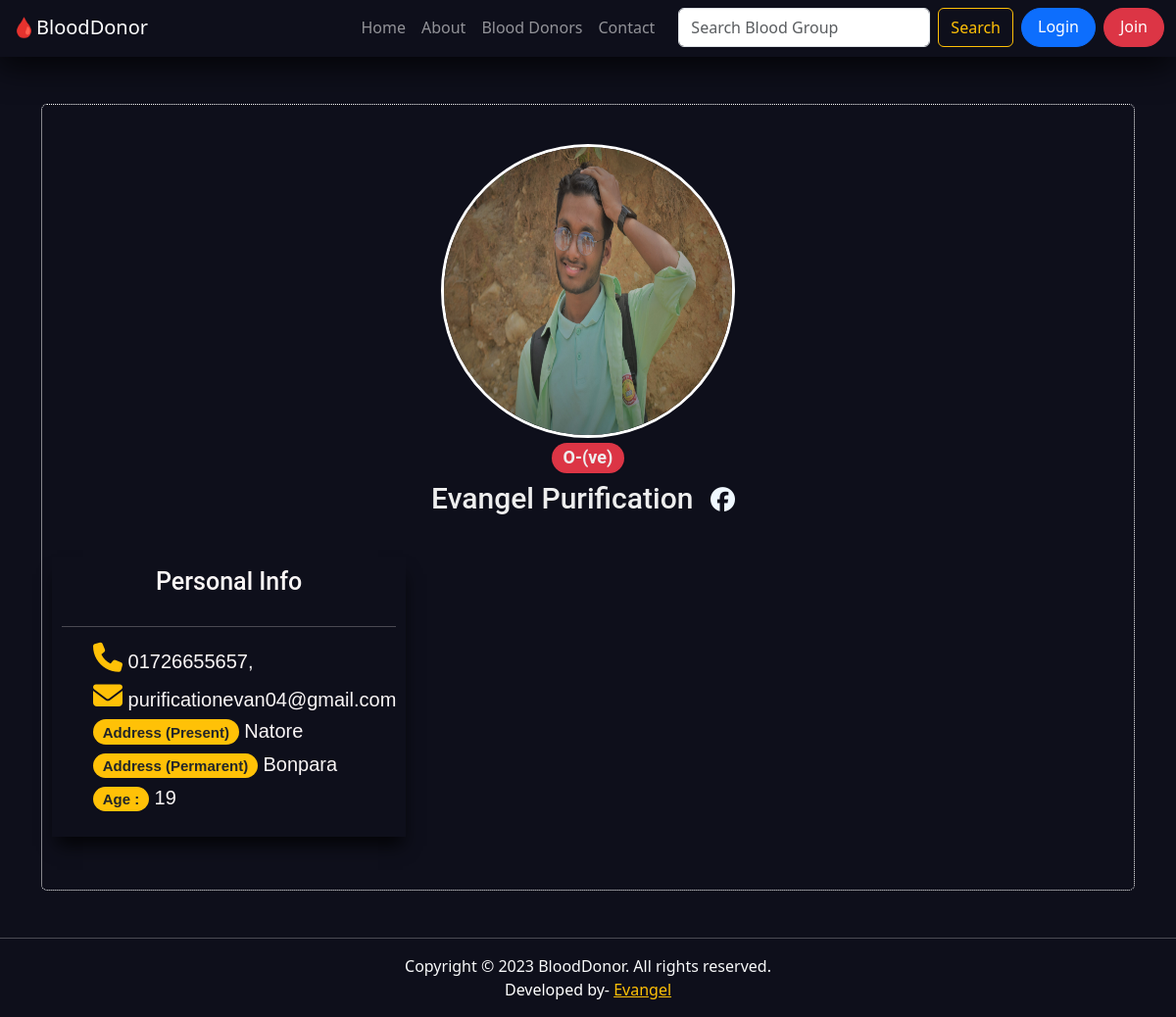
The app's page /users/evangel with its own data.
### home/models.py (models this page shows, shortened)
class UserProfile(models.Model):
    username = models.CharField(max_length=20)
    fname = models.CharField(max_length=20)
    lname = models.CharField(max_length=30)
    email = models.CharField(max_length=30, default="Not Given")
    phn1 = models.CharField(max_length=30)
    phn2 = models.CharField(max_length=30, default="Not Given")
    fblink = models.CharField(max_length=300, default="Not Given")
    add1 = models.CharField(max_length=100)
    add2 = models.CharField(max_length=100)
    age = models.CharField(max_length=30)
    bg = models.CharField(max_length=30)
    img = models.ImageField(upload_to="", default="media/user.jpeg")

### home/views.py (the view)
# urls.py: path('users/<str:user>', views.userProfile, name='userProfile'),
def userProfile(request, user):
    profile = UserProfile.objects.filter(username=user)
    return render(request, 'home/user-profile.html', {
        'profile':profile,
    })

### templates/home/user-profile.html (shortened to what this page needs)
{% extends 'basic.html' %}
{% block body %}
{%for profiles in profile %}
<div class="container my-5">
    <div class="card">
        <div class="profile">
                <img src="/media/{{profiles.img}}" height="250px" width="150px" alt="Avatar" class="image" >
            <br>
            <h5 class="badge rounded-pill bg-danger">{{profiles.bg}}</h5>
            <h4>{{profiles.fname}} {{profiles.lname}}  <a href="{{profiles.fblink}}" target="_blank"><i class="fa-brands fa-facebook"></i></a></h4>
        </div>
        <div class="description my-4">
            <h3>Personal Info</h3> <hr>
            <ul type="none">
                <h4><i class="fa-solid fa-phone text-warning"></i>  {{profiles.phn1}}, {{profiles.phn2}}</h4>
                <h4><i class="fa-solid fa-envelope text-warning"></i>   {{profiles.email}}</h4>
                <h4><span class="badge rounded-pill bg-warning text-dark" style="font-size: 15px;">Address (Present) </span> {{profiles.add1}}</h4>
                <h4><span class="badge rounded-pill bg-warning text-dark" style="font-size: 15px;">Address (Permarent) </span> {{profiles.add2}}</h4>
                <h4><span class="badge rounded-pill bg-warning text-dark" style="font-size: 15px;">Age :  </span> {{profiles.age}}</h4>
            </ul>
        </div>
    </div>
</div>
{% endfor %}
{%endblock%}

### templates/basic.html (shortened to what this page needs)
<!doctype html>
<html lang="en">
  <head>
    <link rel="stylesheet" href="https://cdnjs.cloudflare.com/ajax/libs/font-awesome/6.4.2/css/all.min.css" />
    <link href="https://cdn.jsdelivr.net/npm/bootstrap@5.3.1/dist/css/bootstrap.min.css" rel="stylesheet">
 <link
 rel="stylesheet"
 href="https://cdn.jsdelivr.net/npm/swiper@10/swiper-bundle.min.css"
/>
  </head>
  <body onload="load()">
      <nav class="navbar navbar-expand-lg navbar-dark sticky-top" aria-label="Offcanvas navbar large">
        <div class="container-fluid">
          <a class="navbar-brand" href="/">🩸BloodDonor</a>
          <div class="offcanvas offcanvas-end text-bg-dark" tabindex="-1" id="offcanvasNavbar2" aria-labelledby="offcanvasNavbar2Label">
            <div class="offcanvas-body">
              <ul class="navbar-nav justify-content-end flex-grow-1 pe-3">
                <li class="nav-item text-light">
                  <a class="nav-link {% block homeactive %} {% endblock %}" aria-current="page" href="/">Home</a>
                </li>
                <li class="nav-item">
                  <a class="nav-link {% block aboutactive %} {% endblock %}" href="/about">About</a>
                </li>
                <li class="nav-item">
                  <a class="nav-link {% block useractive %} {% endblock %}" href="/users">Blood Donors</a>
                </li>
                <li class="nav-item">
                  <a class="nav-link {% block contactactive %} {% endblock %}" href="/contact">Contact</a>
                </li>
              </ul>
              <form class="d-flex" role="search" method="get" action="/search">
                <input class="form-control me-2" list="datalistOptions"  name="Search" placeholder="Search Blood Group">
                <button class="btn btn-outline-warning" type="submit">Search</button>
              </form>
              {% if user.is_authenticated %}
              <ul class="navbar-nav mr-2 ">
                <li class="nav-item ">
                  <a class="btn btn-info mx-2 mobile-nav {% block storyactive %} {% endblock %}" href="/story/{{user.username}}">Share Story</a>
                </li>
                <li class="nav-item dropdown">
                  <a class="nav-link dropdown-toggle" href='#' id="navbarDropdown" role="button" data-bs-toggle="dropdown">
                    Welcome {{request.user}}</a>
                  <div class="dropdown-menu" aria-labelledby="navbarDropdown">
                    <a class="dropdown-item " href="/users/{{user.username}}">View Profile</a>
                    <a class="dropdown-item " href="/logout">Logout</a>
                  </div>
                </li>
              </ul>
            </div>
            {% else %}
                  <a class="btn rounded-pill btn-primary mx-2 px-3" href="/login" type="submit">Login</a>
                  <a class="btn rounded-pill btn-danger px-3 " type="submit" href="/signup/">Join</a>
            {% endif %}
            </div>
          </div>
        </div>
      </nav>
{% block body %}
{% endblock %}
<hr>
<div class="footer text-center">
  <p><span class="text-light">Copyright © 2023 BloodDonor. All rights reserved.</span> <br>
     Developed by- <a class="text-warning" href="https://www.linkedin.com/in/evangel-purification-695b69202">Evangel</a> </p>
</div>
      </body>
</html>

### templates/basic.html (style rules this page uses)
body { background-color: #0e0f1b; color: #fff; }
.navbar-dark { box-shadow: -3px 10px 33px 0px rgba(0,0,0,0.75); -webkit-box-shadow: -3px 10px 33px 0px rgba(0,0,0,0.75); -moz-box-shadow: -3px 10px 33px 0px rgba(0,0,0,0.75); padding-bottom: 10px; background-color: #0e0f1b; }

### templates/home/user-profile.html (style rules this page uses)
.container .card { padding: 30px 10px; background-color: #0E0F1B; border: 1px dotted #fff; color: #eee; }
.container .card .description i { font-size: 30px; color: #0099ff; }
.container .card .description { font-size: 16px; width: max-content; padding: 20px; color: rgb(250, 246, 246); font-family: 'Roboto', sans-serif; padding: 10px; box-shadow: 1px 13px 17px -4px rgba(0,0,0,0.75); -webkit-box-shadow: 1px 13px 17px -4px rgba(0,0,0,0.75); -moz-box-shadow: 1px 13px 17px -4px rgba(0,0,0,0.75); }
.container .card .description h3 { font-size: 25px; text-align: center; margin-bottom: 30px; font-family: 'Roboto', sans-serif; }
.card .description h4 { font-size: 20px; font-family: 'Trebuchet MS', 'Lucida Sans Unicode', 'Lucida Grande', 'Lucida Sans', Arial, sans-serif }
.card .description h4 i { color: #ffffff; }
.container .card .profile { padding: 10px 0px; text-align: center; }
.container .card .profile img { height: 300px; width: 300px; border: 3px solid #ffffff; border-radius: 50%; }
.container .card .profile h4 { font-size: 30px; font-family: 'Roboto', sans-serif; color: #eee; }
.container .card .profile h5 { font-size: 18px; font-family: 'Roboto', sans-serif; color: #eee; margin-top: 5px; }
.container .profile h4 a { text-decoration: none; color: aliceblue; padding: 5px 10px; font-size: 25px }

### records on screen
UserProfile: img (picture), bg "O-(ve)", fname "Evangel", lname "Purification", phn1 "01726655657", email "purificationevan04@gmail.com", add1 "Natore", add2 "Bonpara", age "19"
